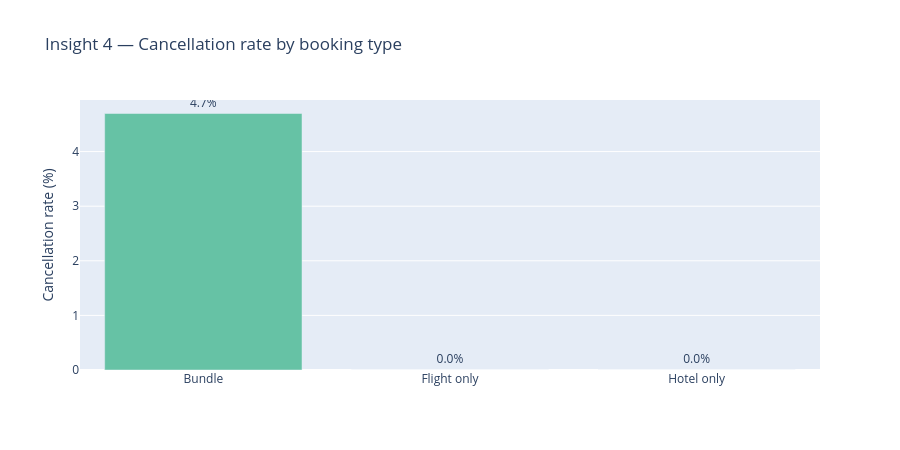

The cell this chart's notebook holds for it:
### Code cell
# Insight 4 — cancellation rate by booking type: which session types are least likely to commit?
_bookers2 = df_session_centric[df_session_centric['any_booking']].copy()
_bookers2['booking_type'] = np.select(
    [_bookers2['bundle_booked'],
     _bookers2['flight_booked'] & ~_bookers2['hotel_booked'],
     ~_bookers2['flight_booked'] & _bookers2['hotel_booked']],
    ['Bundle', 'Flight only', 'Hotel only'],
    default='Other',
)
_cancel = (
    _bookers2.groupby('booking_type')
    .agg(cancellation_rate=('cancellation', 'mean'), n=('session_id', 'count'))
    .reset_index()
    .sort_values('cancellation_rate', ascending=False)
)
_cancel['cancellation_pct'] = _cancel['cancellation_rate'] * 100

fig4 = px.bar(
    _cancel, x='booking_type', y='cancellation_pct',
    text=_cancel['cancellation_pct'].map('{:.1f}%'.format),
    labels={'booking_type': '', 'cancellation_pct': 'Cancellation rate (%)'},
    title='Insight 4 — Cancellation rate by booking type',
    color='booking_type',
    color_discrete_sequence=px.colors.qualitative.Set2,
)
fig4.update_traces(textposition='outside')
fig4.update_layout(showlegend=False, height=450)
fig4.show()

### Figure 1 — Plotly figure (JSON) as saved in the notebook; plotly's stock layout.template omitted (floating-point values rounded to 4 significant figures)
{"data": [{"hovertemplate": "=%{x}<br>Cancellation rate (%)=%{y}<br>text=%{text}<extra></extra>", "legendgroup": "Bundle", "marker": {"color": "rgb(102,194,165)", "pattern": {"shape": ""}}, "name": "Bundle", "orientation": "v", "showlegend": true, "text": ["4.7%"], "textposition": "outside", "x": ["Bundle"], "xaxis": "x", "y": [4.698], "yaxis": "y", "type": "bar"}, {"hovertemplate": "=%{x}<br>Cancellation rate (%)=%{y}<br>text=%{text}<extra></extra>", "legendgroup": "Flight only", "marker": {"color": "rgb(252,141,98)", "pattern": {"shape": ""}}, "name": "Flight only", "orientation": "v", "showlegend": true, "text": ["0.0%"], "textposition": "outside", "x": ["Flight only"], "xaxis": "x", "y": [0.0], "yaxis": "y", "type": "bar"}, {"hovertemplate": "=%{x}<br>Cancellation rate (%)=%{y}<br>text=%{text}<extra></extra>", "legendgroup": "Hotel only", "marker": {"color": "rgb(141,160,203)", "pattern": {"shape": ""}}, "name": "Hotel only", "orientation": "v", "showlegend": true, "text": ["0.0%"], "textposition": "outside", "x": ["Hotel only"], "xaxis": "x", "y": [0.0], "yaxis": "y", "type": "bar"}], "layout": {"xaxis": {"anchor": "y", "domain": [0.0, 1.0], "title": {"text": ""}, "categoryorder": "array", "categoryarray": ["Bundle", "Flight only", "Hotel only"]}, "yaxis": {"anchor": "x", "domain": [0.0, 1.0], "title": {"text": "Cancellation rate (%)"}}, "legend": {"title": {"text": ""}, "tracegroupgap": 0}, "title": {"text": "Insight 4 — Cancellation rate by booking type"}, "barmode": "relative", "showlegend": false, "height": 450}}
